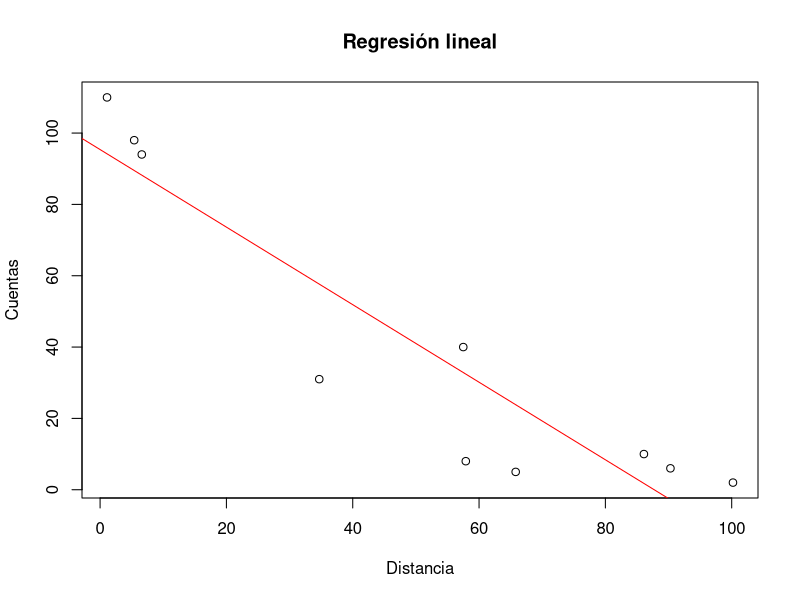

Generate this figure with R: (Note: this script raises an error after producing the figure.)
getwd()
nuevo_dir <- nuevo_dir<- "c:/Act_regresion_pedro"
setwd(nuevo_dir)
getwd()

#Ejercicio 1
#Sí, es posible inferir respuestas asociadas a sucesos y fenómenos pasados a partir de restos materiales presentes.
#Los restos materiales pueden proporcionar una amplia gama de información, como patrones de asentamiento, prácticas religiosas, sistemas de producción, tecnología utilizada, interacciones comerciales y más.
#Sin embargo, es importante destacar que la interpretación de los restos materiales puede ser compleja y está sujeta a interpretaciones múltiples

#Ejercicio 2
#No, el análisis de correlación lineal de Pearson no establece ningún tipo de relación causa-efecto entre variables. 
#Este método simplemente cuantifica la fuerza y la dirección de la relación lineal entre dos variables cuantitativas.

#Ejercicio 3
#La causalidad se refiere a la relación entre una causa y un efecto, donde un cambio en la causa produce un cambio en el efecto de manera predecible y consistente. 
#En otras palabras, la causalidad implica que un fenómeno (la causa) es responsable de la ocurrencia de otro fenómeno (el efecto). 
#Este concepto es fundamental en la ciencia y la investigación, ya que permite entender y explicar cómo funcionan las cosas en el mundo.

#Imaginemos que en un sitio arqueológico se encuentran herramientas de piedra tallada, como hachas y cuchillos, que muestran signos de desgaste y uso. 
#Junto con estas herramientas, se descubren restos de granos y semillas, así como evidencia de cultivos antiguos, como terrazas agrícolas.

#En este caso, se puede inferir una relación causal entre la presencia de estas herramientas de piedra tallada y el desarrollo de la agricultura en la región. 
#Se podría argumentar que el uso de herramientas más avanzadas y eficientes para la agricultura pudo haber permitido a las comunidades locales aumentar la productividad de sus cultivos, 
#lo que a su vez pudo haber contribuido al desarrollo y crecimiento de la población, así como a cambios en la organización social y económica.

#Ejercicio 4

#Los parámetros son: Coeficientes de regresión (β): Representan la pendiente de la línea de regresión y muestran cuánto cambia la variable dependiente (Y) por cada unidad de cambio en la variable independiente (X).
# Término de intercepción (β₀): Es el valor de Y cuando todas las variables independientes son iguales a cero. Es el punto en el que la línea de regresión corta el eje Y.
# y Error aleatorio (ε): Representa la diferencia entre el valor observado de la variable dependiente y el valor predicho por el modelo de regresión. Estos errores se suponen normalmente distribuidos con media cero.

#Ejercicio 5
#No, no estás en lo correcto. 
#En un plano cartesiano, el eje horizontal se denomina eje de abscisas o simplemente eje x, mientras que el eje vertical se llama eje de ordenadas o eje y. 
#Por lo tanto, el eje x es el eje de las abscisas, mientras que el eje y es el eje de las ordenadas.

#Ejercicio 6
#En el contexto de la regresión múltiple, donde hay más de una variable independiente, se utiliza un plano de regresión en lugar de una recta. 
#El plano de regresión es una superficie tridimensional que representa la relación entre la variable dependiente y dos o más variables independientes.

#Ejercicio 7
#Los supuestos del análisis de regresión lineal son:

#Linealidad: La relación entre la variable independiente y la variable dependiente es lineal.
#Homocedasticidad: La varianza de los errores es constante en todos los niveles de la variable independiente.
#Normalidad de los residuos: Los residuos siguen una distribución normal alrededor de cero.
#Independencia de los errores: Los errores de la regresión no están correlacionados entre sí.
#Independencia de las observaciones: Las observaciones utilizadas en el análisis son independientes entre sí.
#Ausencia de multicolinealidad: No existe una relación lineal perfecta entre dos o más variables independientes.

#Ejercicio 8
distancia <- c(1.1, 100.2, 90.3, 5.4, 57.5, 6.6, 34.7, 65.8, 57.9, 86.1)
cuentas <- c(110, 2, 6, 98, 40, 94, 31, 5, 8, 10)
modelo <- lm(cuentas ~ distancia)
summary(modelo)
plot(distancia, cuentas, main = "Regresión lineal", xlab = "Distancia", ylab = "Cuentas")
abline(modelo, col = "red")

#Ejercicio 9
#El valor de m nos indicará cuánto cambia el número de cuentas cuando la distancia aumenta en una unidad.
#El valor de b nos dará el número de cuentas esperado cuando la distancia es cero.

#Ejercicio 10
#Un intercepto de valor '0' en un modelo de regresión lineal implica que la relación entre la variable independiente y la variable dependiente pasa por el origen del sistema de coordenadas. 
#Esto significa que cuando la variable independiente es cero, la variable dependiente también es cero. 
#Esta situación puede tener implicaciones en la interpretación del modelo, la extrapolación de los resultados más allá del rango de los datos observados y la elección del tipo de modelo más adecuado para describir la relación entre las variables.

#Ejercicio 11
#El análisis de regresión lineal utiliza el método de mínimos cuadrados para calcular los valores de los parámetros que configuran la recta de regresión. 
#Este método minimiza la suma de los cuadrados de las diferencias entre los valores observados y los valores predichos por el modelo. 
#Básicamente, busca la recta que mejor se ajusta a los datos minimizando la distancia vertical entre los puntos de datos y la recta.

#Ejercicio 12
m <- 2.5
b <- 10
distancia_1 <- 1.1
num_cuentas_estimado <- m * distancia_1 + b
num_cuentas_real <- 105
error <- num_cuentas_real - num_cuentas_estimado
print(error)
#Se pueden modificar los valores de m, b la distancia y el numero de cuentas real según el caso específico, este sería un ejemplo de como se calcula.

#Ejercicio 13
cuentas <- c(6,98,40,94,31,5,8,10)
predicciones <- c(-6.682842, 85.520196,28.938591,84.216973, 53.69983,19.924631,28.504183,-2.121561)
residuos<- cuentas - predicciones
print(residuos)

#Ejercicio 14
residuos <- c(12.682842, 12.479804, 11.061409, 9.783027, -22.699830, -14.924631, -20.504183, 12.121561)
shapiro.test(residuos)
#El resultado de esta prueba nos indicará si los residuos siguen una distribución normal o no, basándose en el valor p.
#Si el valor p es menor que un nivel de significancia específico (como 0.05), entonces podríamos concluir que los residuos no se distribuyen normalmente. 
#Si el valor p es mayor que el nivel de significancia, no tendríamos suficiente evidencia para rechazar la hipótesis nula, lo que sugeriría que los residuos sí se distribuyen normalmente
#En este caso se puede comprobar que p es menor que 0,05 lo que significa que no se distribuyen normalmente.

#Ejercicio 15
#Para la modelización lineal, se necesitan dos conjuntos de datos:
#Variables independientes que son las características que usamos para predecir algo y las independientes que es lo que intentamos predecir.
#Para preparar ese conjunto de datos lo primero que hacemos es explorar esos datos, donde se elimina lo no necesario. A continuación,
#se seleccionan las características importantes, las variables independientes más útiles. Se dividen los datos, uno para entrenar el modelo y otro para probarlo.
#Se normalizan los datos, que se encuentren en la misma escala y en base a los datos del entrenamiento se crea el modelo. Finalmente se prueba el modelo y gracias a esto,
#es posible predecir datos con cierto grado de precisión.

#Ejercicio 16
#Primero cargamos librerías
#Creamos el data frame con los datos obtenidos anteriormente
datos <- data.frame(cuentas=cuentas, predicciones=predicciones)

#Definimos el modelo de regresión lineal
modelo <- lm(cuentas ~ predicciones, datos)

#Realizamos la validación cruzada simple con 5 repeticiones
control <- trainControl(method = "cv", number = 5)
cv <- train(cuentas ~ predicciones, datos, method = "lm", trControl = control)
print(cv)

#Ejercicio 17
#Cuando los coeficientes de regresión se calculan con un intervalo de confianza del 95%, significa que hay un 95% de probabilidad de que el verdadero valor del coeficiente de regresión esté dentro de ese intervalo. 
#Por lo tanto, la probabilidad de que la correlación lineal entre los coeficientes de regresión y la variable de respuesta se deba al azar es de 1 - 0.95 = 0.05, es decir, 5%.

#Si tienes un nivel de significación (Alpha) de 0.01, significa que estás dispuesto a aceptar un error de tipo I del 1%. 
#Por lo tanto, el intervalo de confianza correspondiente para tus coeficientes de regresión sería del 99%, 
#ya que deseas estar más seguro de que los intervalos contienen los verdaderos valores de los coeficientes.

#Ejercicio 18
#Cuando las estimaciones arrojadas por un modelo lineal son menos precisas en un rango de valores con respecto a otro, sugiere la presencia de heterocedasticidad. 
#La heterocedasticidad se refiere a la situación en la que la variabilidad de los errores no es constante en todos los niveles de la variable independiente, 
#lo que significa que la dispersión de los errores varía a lo largo del rango de los valores de la variable explicativa. Por el contrario, en presencia de homocedasticidad, 
#la variabilidad de los errores es constante en todos los niveles de la variable independiente.

#Ejercicio 19
#La medida de precisión estadística que indica el porcentaje de variabilidad explicada de la variable dependiente por nuestro modelo lineal es el coeficiente de determinación R cuadrado
#Este coeficiente varía entre 0 y 1, y representa la proporción de la varianza total de la variable dependiente que es explicada por el modelo de regresión lineal. 
#Un R cuadrado cercano a 1 indica que el modelo explica una gran parte de la variabilidad de la variable dependiente, 
#mientras que un R cuadrado cercano a 0 indica que el modelo no explica mucha variabilidad y puede ser ineficaz para predecir la variable dependiente.

#Ejercicio 20
#Una observación atípica, también conocida como valor atípico o outlier, es un punto de datos que se desvía significativamente del resto de los datos en un conjunto. 
#Estos valores pueden ser el resultado de errores en la medición, fenómenos raros o simplemente representar una variabilidad natural en los datos. 
#Los valores atípicos pueden distorsionar los resultados de un análisis estadístico, especialmente en modelos de regresión, ya que pueden ejercer una influencia desproporcionada en la estimación de los parámetros del modelo.

#Por otro lado, una observación que produce apalancamiento en el modelo es una observación que tiene una influencia inusualmente grande en la estimación de los coeficientes de regresión. 
#Estas observaciones pueden tener valores extremos en una o más variables explicativas y pueden coger el ajuste del modelo hacia ellas. 
#El apalancamiento puede distorsionar los resultados del modelo, especialmente si hay observaciones con apalancamiento alto y valores atípicos en el conjunto de datos.
